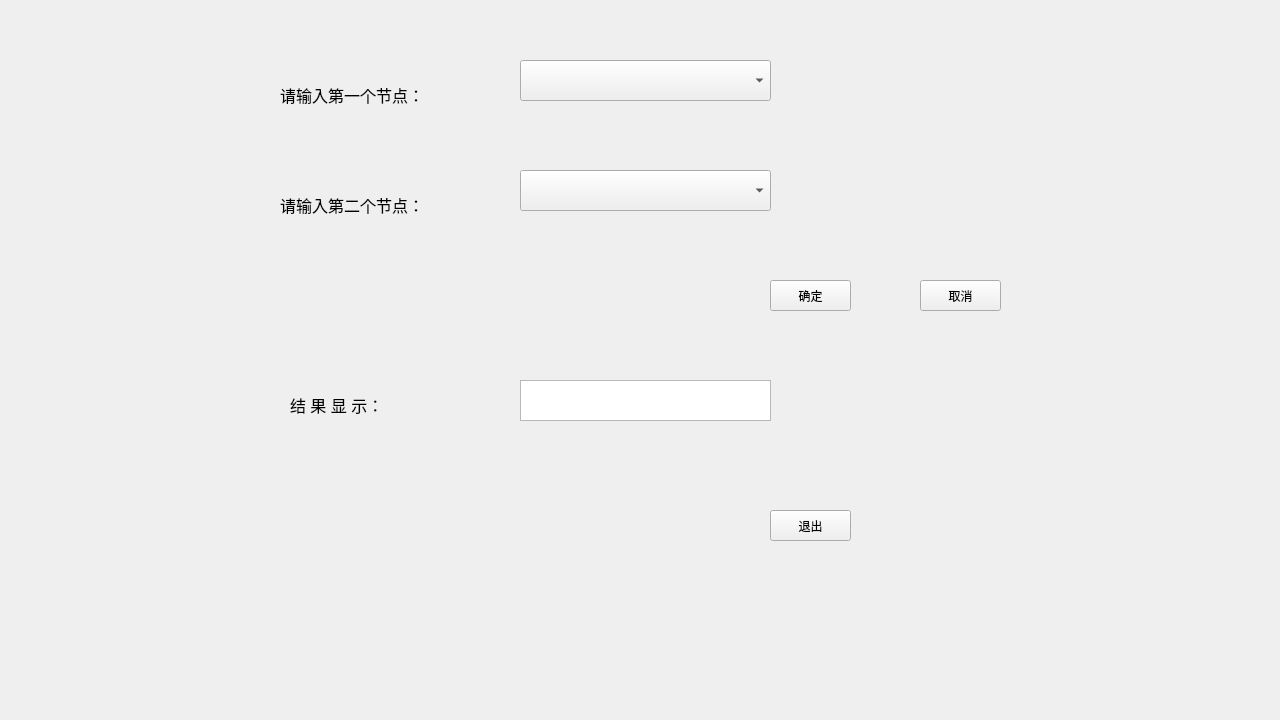
<?xml version="1.0" encoding="UTF-8"?>
<ui version="4.0">
 <class>Form</class>
 <widget class="QWidget" name="Form">
  <property name="geometry">
   <rect>
    <x>0</x>
    <y>0</y>
    <width>1280</width>
    <height>720</height>
   </rect>
  </property>
  <property name="windowTitle">
   <string>Form</string>
  </property>
  <widget class="QComboBox" name="comboBox_2">
   <property name="geometry">
    <rect>
     <x>520</x>
     <y>170</y>
     <width>251</width>
     <height>41</height>
    </rect>
   </property>
  </widget>
  <widget class="QLabel" name="label">
   <property name="geometry">
    <rect>
     <x>280</x>
     <y>80</y>
     <width>141</width>
     <height>31</height>
    </rect>
   </property>
   <property name="text">
    <string>&lt;html&gt;&lt;head/&gt;&lt;body&gt;&lt;p&gt;&lt;span style=&quot; font-size:12pt;&quot;&gt;请输入第一个节点：&lt;/span&gt;&lt;/p&gt;&lt;/body&gt;&lt;/html&gt;</string>
   </property>
  </widget>
  <widget class="QLabel" name="label_4">
   <property name="geometry">
    <rect>
     <x>290</x>
     <y>390</y>
     <width>111</width>
     <height>31</height>
    </rect>
   </property>
   <property name="text">
    <string>&lt;html&gt;&lt;head/&gt;&lt;body&gt;&lt;p&gt;&lt;span style=&quot; font-size:12pt;&quot;&gt;结 果 显 示：&lt;/span&gt;&lt;/p&gt;&lt;/body&gt;&lt;/html&gt;</string>
   </property>
  </widget>
  <widget class="QLabel" name="label_2">
   <property name="geometry">
    <rect>
     <x>280</x>
     <y>190</y>
     <width>141</width>
     <height>31</height>
    </rect>
   </property>
   <property name="text">
    <string>&lt;html&gt;&lt;head/&gt;&lt;body&gt;&lt;p&gt;&lt;span style=&quot; font-size:12pt;&quot;&gt;请输入第二个节点：&lt;/span&gt;&lt;/p&gt;&lt;/body&gt;&lt;/html&gt;</string>
   </property>
  </widget>
  <widget class="QComboBox" name="comboBox">
   <property name="geometry">
    <rect>
     <x>520</x>
     <y>60</y>
     <width>251</width>
     <height>41</height>
    </rect>
   </property>
  </widget>
  <widget class="QPushButton" name="pushButton">
   <property name="geometry">
    <rect>
     <x>770</x>
     <y>510</y>
     <width>81</width>
     <height>31</height>
    </rect>
   </property>
   <property name="text">
    <string>退出</string>
   </property>
  </widget>
  <widget class="QPushButton" name="pushButton_2">
   <property name="geometry">
    <rect>
     <x>770</x>
     <y>280</y>
     <width>81</width>
     <height>31</height>
    </rect>
   </property>
   <property name="text">
    <string>确定</string>
   </property>
  </widget>
  <widget class="QPushButton" name="pushButton_3">
   <property name="geometry">
    <rect>
     <x>920</x>
     <y>280</y>
     <width>81</width>
     <height>31</height>
    </rect>
   </property>
   <property name="text">
    <string>取消</string>
   </property>
  </widget>
  <widget class="QTextEdit" name="textEdit">
   <property name="geometry">
    <rect>
     <x>520</x>
     <y>380</y>
     <width>251</width>
     <height>41</height>
    </rect>
   </property>
   <property name="html">
    <string>&lt;!DOCTYPE HTML PUBLIC &quot;-//W3C//DTD HTML 4.0//EN&quot; &quot;http://www.w3.org/TR/REC-html40/strict.dtd&quot;&gt;
&lt;html&gt;&lt;head&gt;&lt;meta name=&quot;qrichtext&quot; content=&quot;1&quot; /&gt;&lt;style type=&quot;text/css&quot;&gt;
p, li { white-space: pre-wrap; }
&lt;/style&gt;&lt;/head&gt;&lt;body style=&quot; font-family:'SimSun'; font-size:9pt; font-weight:400; font-style:normal;&quot;&gt;
&lt;p align=&quot;justify&quot; style=&quot;-qt-paragraph-type:empty; margin-top:0px; margin-bottom:0px; margin-left:0px; margin-right:0px; -qt-block-indent:0; text-indent:0px;&quot;&gt;&lt;br /&gt;&lt;/p&gt;&lt;/body&gt;&lt;/html&gt;</string>
   </property>
  </widget>
 </widget>
 <resources/>
 <connections/>
</ui>
